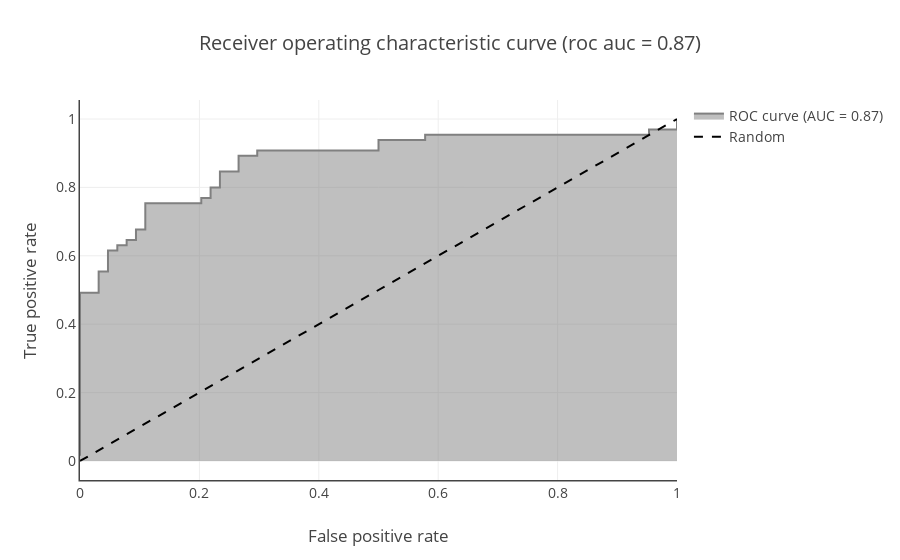

Here is the notebook cell this chart was saved with:
### Code cell
r = plot_roc_curve(y_train, cv_predict_proba[:, 1])
py.iplot(r, filename='fatigue/roc_curve')

### Figure 1 — Plotly figure (JSON) as saved in the notebook; plotly's stock layout.template omitted (floating-point values rounded to 4 significant figures)
{"data": [{"fill": "tozeroy", "line": {"color": "gray"}, "mode": "lines", "name": "ROC curve (AUC = 0.87)", "type": "scatter", "x": [0, 0, 0.03125, 0.03125, 0.04688, 0.04688, 0.0625, 0.0625, 0.07812, 0.07812, 0.09375, 0.09375, 0.1094, 0.1094, 0.2031, 0.2031, 0.2188, 0.2188, 0.2344, 0.2344, 0.2656, 0.2656, 0.2969, 0.2969, 0.5, 0.5, 0.5781, 0.5781, 0.9531, 0.9531, 1, 1], "y": [0.01538, 0.4923, 0.4923, 0.5538, 0.5538, 0.6154, 0.6154, 0.6308, 0.6308, 0.6462, 0.6462, 0.6769, 0.6769, 0.7538, 0.7538, 0.7692, 0.7692, 0.8, 0.8, 0.8462, 0.8462, 0.8923, 0.8923, 0.9077, 0.9077, 0.9385, 0.9385, 0.9538, 0.9538, 0.9692, 0.9692, 1]}, {"line": {"color": "black", "dash": "dash"}, "mode": "lines", "name": "Random", "type": "scatter", "x": [0, 1], "y": [0, 1]}], "layout": {"font": {"size": 14}, "hovermode": "closest", "title": "Receiver operating characteristic curve (roc auc = 0.87)", "xaxis": {"linewidth": 1.5, "showline": true, "title": "False positive rate"}, "yaxis": {"linewidth": 1.5, "showline": true, "title": "True positive rate", "zeroline": false}}}
